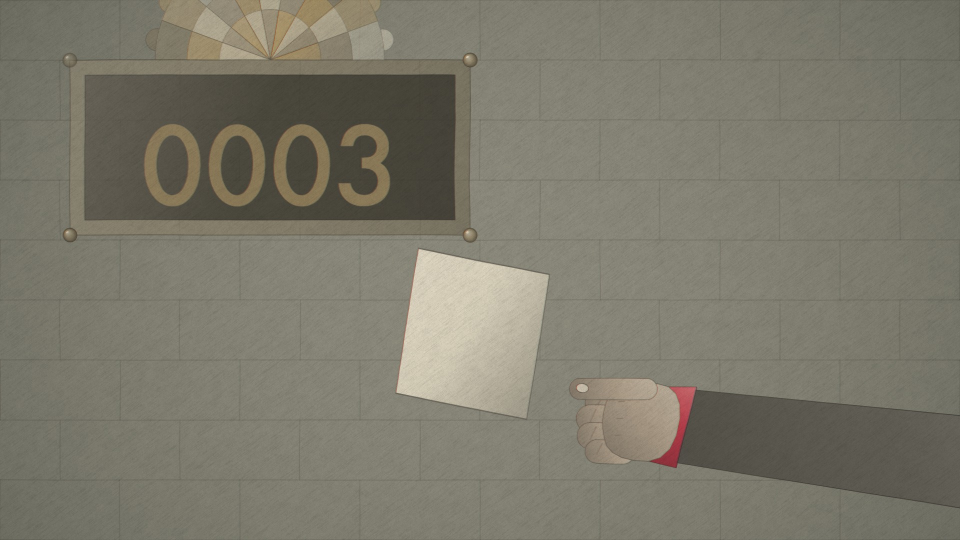
#> input picture bobwiseman-wgt-generative/desk-shot/src/pnc_f1512_folded.jpg, 1920 x 1080 px (shown at 1/2 size)
$ python -i grade.py   (imports and definitions only)
#> lines starting #> are read from the running program, lines starting #| are printed output that depends on the picture
"""Local match-grade of a generated take toward one of Hjeron's real clips (free, no model calls).

  python tools/grade.py <take.mp4> <out.mp4> --look neon|sepia --ref <clip index> [--frames 144]

Both looks: the take's luminance is histogram-matched to the ref clip, then mapped through the ref's
own luminance-to-colour table (so skies, shadows and skin land on his palette), plus his grain.
neon:  his flame overlay, keyed out of the ref clip by hue, screened on top.
sepia: a procedural torn, scorched photo edge in the style of his borders.
Real clips are only read, never changed. Output is 1080x1920, 24 fps, video only.
"""
import argparse
import json
import subprocess

import cv2
import numpy as np

FOOT = "/Users/robin/Code/novadiem/indieagent/viralvision/viralvision-worker/artists/mythmaker/footage/"
# [1 line not run here, left out]
W, H = 1080, 1920


# [9 lines left out: function read, not called in this run]


def lab_stats(frames):
    labs = np.concatenate([cv2.cvtColor(f, cv2.COLOR_BGR2LAB).reshape(-1, 3).astype(np.float32) for f in frames[::6]])
    return labs.mean(0), labs.std(0) + 1e-3


# [4 lines left out: function transfer, not called in this run]


def grain_bank(frames):
    out = []
    for f in frames[:24]:
        g = cv2.cvtColor(f, cv2.COLOR_BGR2GRAY).astype(np.float32)
        hp = g - cv2.GaussianBlur(g, (0, 0), 1.2)  # fine luma residual = his grain, not his edges
        hp *= 1 - flame_mask(f)
        out.append(np.clip(hp, -10, 10)[..., None])
    return out


# [113 lines left out: functions flame_mask, flame_layer, tone_lut, match_lum, torn_border, border_plate and 1 more, not called in this run]


# [2 lines not run here, left out]

>>> import cv2
>>> picture = cv2.imread('../../bobwiseman-wgt-generative/desk-shot/src/pnc_f1512_folded.jpg', cv2.IMREAD_GRAYSCALE)
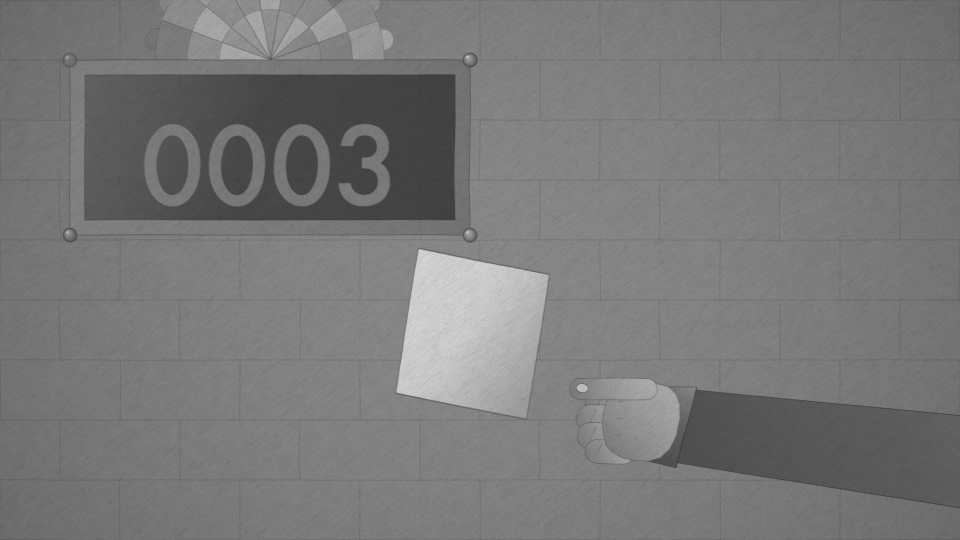
#> picture: shape (1080, 1920) (shown at 1/2 size); min 51, max 220, mean 120.5
#> the loop in grain_bank, `for f in frames[:24]:` made 1 pass
#> after the loop in grain_bank, `for f in frames[:24]:`: out = []
#> (the run stopped early here; a loop or call above may not have finished)
